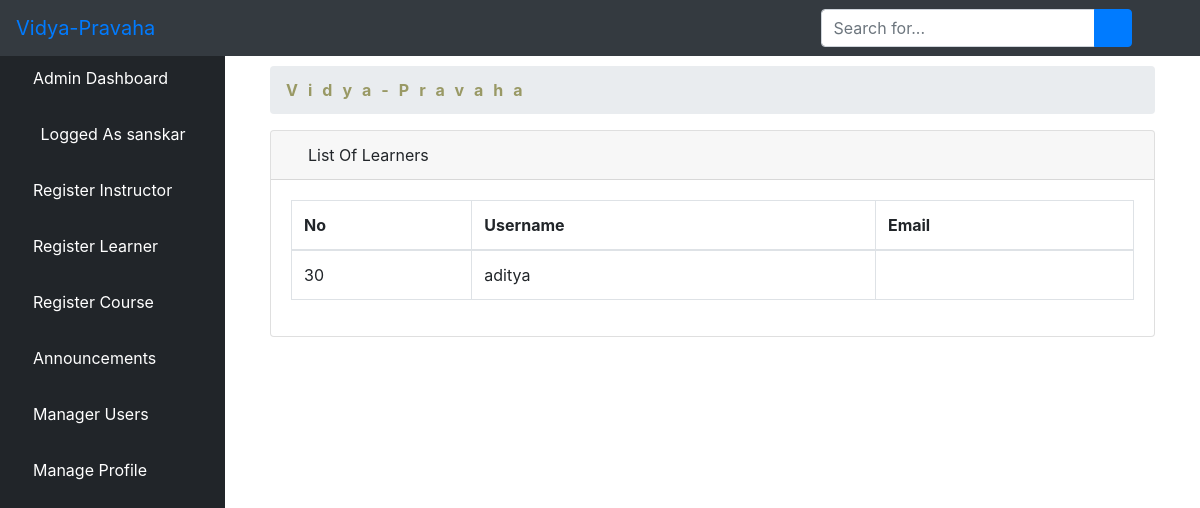
Page /allearner/ (signed in) on the committed database.
### Vidya-Pravaha/elearn/models.py (models this page shows)
class User(AbstractUser):
    is_learner = models.BooleanField(default=False)
    is_instructor = models.BooleanField(default=False)
    is_admin = models.BooleanField(default=False)
    is_parent = models.BooleanField(default=False)

### Vidya-Pravaha/elearn/views.py (the view)
# urls.py: path('allearner/', views.ListLearnerView.as_view(), name='allearner'),
class ListLearnerView(LoginRequiredMixin, ListView):
    model = Learner
    template_name = 'dashboard/admin/list_learners.html'
    context_object_name = 'learners'
    paginated_by = 10
    def get_queryset(self):
        return User.objects.order_by('-id')

### Vidya-Pravaha/elearn/templates/dashboard/admin/list_learners.html (shortened to what this page needs)
{% extends 'dashboard/admin/base.html' %}
{% block body %}
        <div class="container-fluid">
        <div class="row">
          <div class="col-12 mb-3">
          <div class="col-12 mb-3">
                <div id="content-wrapper">
        <div class="container-fluid">
            <ol class="breadcrumb">
                <li class="breadcrumb-item">
                    <a href="{% url 'dashboard'%}" style="color: #999965; font-weight: bold; letter-spacing: 10px">Vidya-Pravaha</a>
                </li>
            </ol>
            <div class="card mb-3">
                <div class="card-header">
                    <i class="fas fa-table"></i>
                    List Of Learners
                </div>
                <div class="card-body">
                    <div class="table-responsive">
                        <table class="table table-bordered" id="dataTable" width="100%" cellspacing="0">
                            <thead>
                            <tr>
                                <th>No</th>
                                <th>Username</th>
                                <th>Email</th>
                                {%if learners %}
                                {%for learner in learners %}
                                {% if learner.is_learner == True %}
                            </tr>
                            </thead>
                            <tbody>
                                <tr>
                                    <td>{{ learner.id }}</td>
                                    <td>{{ learner.username }}</td>
                                    <td>{{ learner.email }}</td>
                                </tr>
                                {% endif %}
                            {% endfor %}
                        {% endif %}
                            </tbody>
                        </table>
                    </div>
                </div>
            </div>
        </div>
    </div>
          </div>
        </div>
      </div>
    </div>
{% endblock %}

### Vidya-Pravaha/elearn/templates/dashboard/admin/base.html (shortened to what this page needs)
<!DOCTYPE html>
<html lang="en">
<head>
    {% load static %}
    <link href="{% static 'vendor/fontawesome-free/css/all.min.css' %}" rel="stylesheet" type="text/css">
    <link href="{% static 'vendor/datatables/dataTables.bootstrap4.css' %}" rel="stylesheet">
    <link href="{% static 'css/sb-admin.css' %}" rel="stylesheet">
</head>
<body id="page-top">
<nav class="navbar navbar-expand navbar-dark bg-dark fixed-top">
    <a class="navbar-brand mr-1 text-primary" href="">Vidya-Pravaha</a>
    <button class="btn btn-link btn-sm text-white order-1 order-sm-0" id="sidebarToggle" href="#">
        <i class="fas fa-bars"></i>
    </button>
    <form class="d-none d-md-inline-block form-inline ml-auto mr-0 mr-md-3 my-2 my-md-0">
        <div class="input-group">
            <input type="text" class="form-control" placeholder="Search for..." aria-label="Search" aria-describedby="basic-addon2">
            <div class="input-group-append">
                <button class="btn btn-primary" type="button">
                    <i class="fas fa-search"></i>
                </button>
            </div>
        </div>
    </form>
    <ul class="navbar-nav ml-auto ml-md-0">
        <li class="nav-item dropdown no-arrow">
            <a class="nav-link dropdown-toggle" href="#" id="userDropdown" role="button" data-toggle="dropdown" aria-haspopup="true" aria-expanded="false">
                <i class="fas fa-user-circle fa-fw text-primary"></i>
            </a>
        </li>
    </ul>
</nav>
<div id="wrapper" style="padding-top: 50px;">
<ul class="sidebar navbar-nav">
    <li class="nav-item active">
        <a class="nav-link" href="{% url 'dashboard' %}">
         <i class="fa fa-home" aria-hidden="true"></i>
            <span>Admin Dashboard</span>
        </a>
    </li>
    <li class="nav-item active">
        <a class="nav-link" href="">
            <i class="fas fa-user-circle fa-fw text-primary"></i>
            <span>Logged As {{ user.username }}</span>
        </a>
    </li>
    <li class="nav-item">
        <a class="nav-link" href="{% url 'isign' %}">
        <i class="fas fa-chalkboard-teacher"></i>
            <span style="color: white">Register Instructor</span>
        </a>
    </li>
     <li class="nav-item">
        <a class="nav-link" href="{% url 'addlearner' %}">
        <i class="fas fa-user-graduate"></i>
            <span style="color: white">Register Learner</span>
        </a>
    </li>
    <li class="nav-item">
        <a class="nav-link" href="{% url 'course' %}">
        <i class="fas fa-book-reader"></i>
            <span style="color: white">Register Course</span>
        </a>
    </li>
    <li class="nav-item dropdown no-arrow">
                            <a class="nav-link dropdown-toggle" data-toggle="dropdown" aria-haspopup="true" aria-expanded="false" href="">
        <i class="fas fa-bell"></i>
            <span style="color: white">Announcements</span>
        </a>
        </li>
    <li class="nav-item">
        <a class="nav-link" href="{% url 'aluser' %}">
            <i class="fas fa-users"></i>
            <span style="color: white">Manager Users</span>
        </a>
    </li>
    <li class="nav-item dropdown no-arrow">
                            <a class="nav-link dropdown-toggle" data-toggle="dropdown" aria-haspopup="true" aria-expanded="false" href="">
            <i class="fas fa-user"></i>
            <span style="color: white">Manage Profile</span>
        </a>
        </li>
</ul>
    {% block body %}{% endblock %}
</div>

### rows in the picture
User: username "sanskar"
User: id "30", username "aditya"
